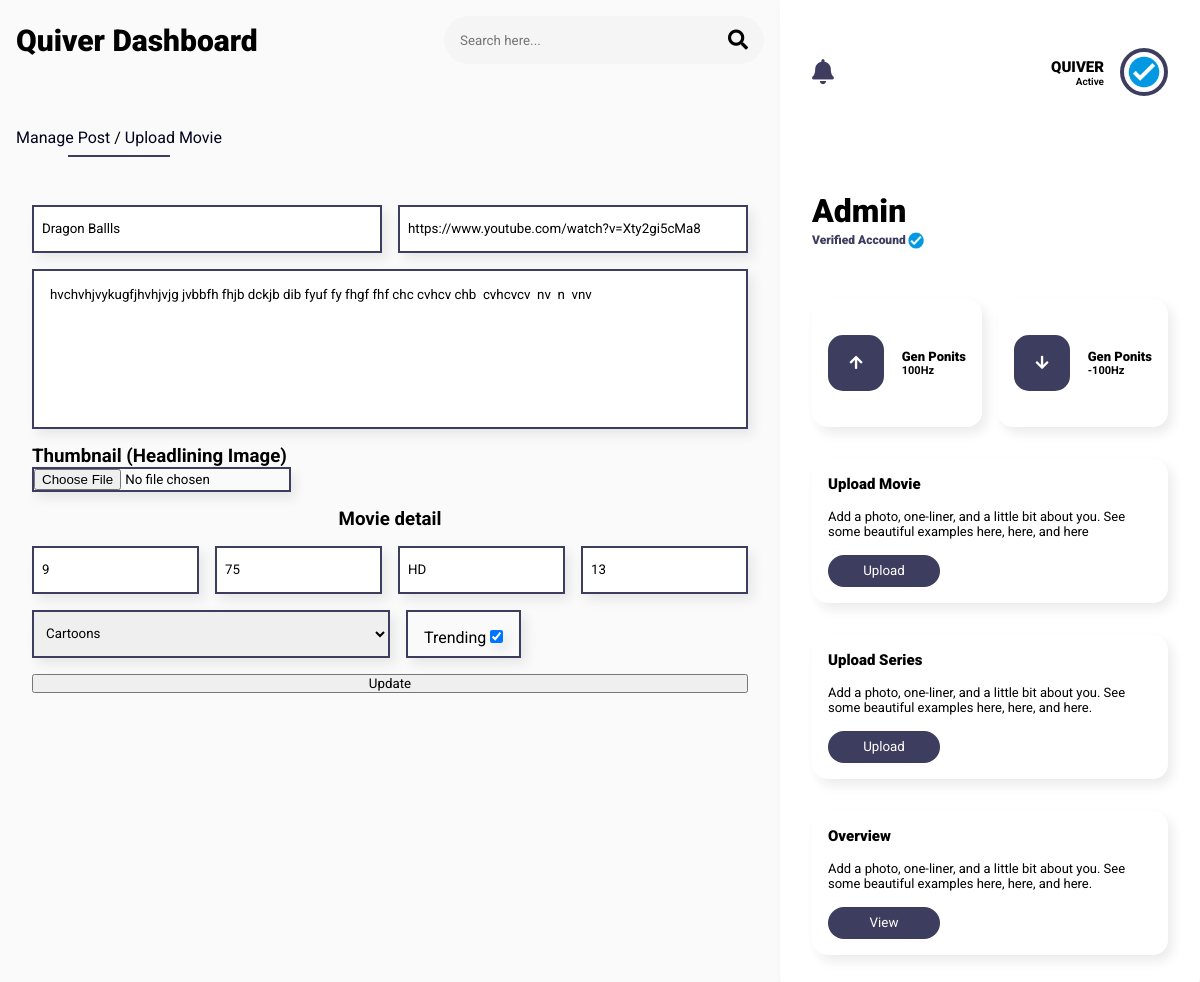
The app's page /admin/edit-post.php?id=18 (signed in) with its own data.
### tables this page shows
CREATE TABLE `movie` (
  `id` int(11) UNSIGNED NOT NULL,
  `title` varchar(255) NOT NULL,
  `link` varchar(300) NOT NULL,
  `body` text NOT NULL,
  `thumbnail` varchar(225) NOT NULL,
  `rate` varchar(10) NOT NULL,
  `time` varchar(10) NOT NULL,
  `vq` varchar(10) NOT NULL,
  `category_id` int(11) NOT NULL,
  `trending` varchar(10) NOT NULL,
  `age` varchar(225) NOT NULL
);

CREATE TABLE `categories` (
  `id` int(10) NOT NULL,
  `title` varchar(100) NOT NULL,
  `description` text NOT NULL
);

### admin/edit-post.php (the view, shortened to what this page needs)
<?php
include ('./includes/header.php');
$query = "SELECT * FROM categories";
$categories = mysqli_query($connection, $query);
if(isset($_GET['id'])){
    $id = filter_var($_GET['id'], FILTER_SANITIZE_NUMBER_INT);
    $movie_query = "SELECT * FROM movie WHERE id=$id";
    $movie_result = mysqli_query($connection, $movie_query);
    $movie = mysqli_fetch_assoc($movie_result);
}else{
    header('location: ' . ROOT_URL . 'manage-post.php');
    die();
}
?>
    <div class="main">
        <div class="main-container">
            <div class="center">
                <div class="padding intro">
                    <h1>Quiver Dashboard</h1>
                    <div class="center-right-nav">
                        <div class="search">
                            <input required type="search" placeholder="Search here...">
                            <i class="fas fa-search"></i>
                        </div>
                    </div>
                </div>
                <div class="padding second-nav">
                    <ul>
                        <li><span><a href="manage-post.php">Manage Post</a> / <a href="upload.php">Upload Movie</a></span><hr></li>
                    </ul>
                </div>
                <form class="upload-form" action="edit-post-logic.php" enctype="multipart/form-data" method="post">
                    <div class="form-container">
                        <div class="form-top">
                            <input value="<?= $movie['title'] ?>" required name="title" type="text" placeholder="Title">
                            <input value="<?= $movie['link'] ?>" required name="link" type="text" placeholder="Video Link">
                        </div>
                        <textarea required name="body"  placeholder="About movie"><?= $movie['body'] ?></textarea>
                        <div class="thub    nail">
                            <h3>Thumbnail (Headlining Image)</h3>
                            <input type="file" name="thumbnail" placeholder="Thumbnail">
                        </div>
                        <div class="movie-little-detail">
                            <h3>Movie detail</h3>
                            <div class="form-top">
                                <input value="<?= $movie['rate'] ?>" required type="number"name="rate" placeholder="Rating on scale of 1 - 10 ">
                                <input value="<?= $movie['time'] ?>" required type="number" name="time" placeholder="Time frame">
                                <input value="<?= $movie['vq'] ?>" required type="text" name="vq" placeholder="HD + or...">
                                <input value="<?= $movie['age'] ?>" required type="number" name="age" placeholder="Age range">
                            </div>
                        </div>
                        <div class="form-bottom">
                            <select name="category_id" >
                                <?php while($category = mysqli_fetch_assoc($categories)) : ?>
                                    <option value="<?= $category['id'] ?>" <?= $movie['category_id'] == $category['id']  ? 'selected' : ''?> ><?= $category['title'] ?></option>
                                <?php endwhile ?>
                            </select>
                            <div class="check-trend">
                                Trending
                                <input type="checkbox" <?= $movie['trending']  ? 'checked' : ''?>  name="trending">
                            </div>
                        </div>
                        <button name="submit" type="submit">
                            Update
                        </button>
                    </div>
                </form>
            </div>
            <?php include ('./includes/aside.php') ?>
</body>
</html>

### admin/css/style.css (style rules this page uses)
* { margin: 0; padding: 0; bottom: 0; text-decoration: none; list-style: none; box-sizing: border-box; top: 0; color: balck; font-family: 'Poppins', sans-serif; font-family: 'Roboto', sans-serif; }
:root { --background-color: rgb(255, 255, 255); --color-danger: rgb(61, 61, 95); --side-color: rgba(2, 2, 30, 0.02); --admin-shadow: 0.3rem 0.4rem 0.7rem rgb(0 0 0 / 8%); }
body { overflow-x: hidden; background: var(--side-color); }
a { color: #02021E; }
.main { width: 100vw; }
.main-container { display: grid; grid-template-columns: 70% 30%; flex-direction: column; justify-content: center; }
.center { display: flex; flex-direction: column; }
.center h1 { font-weight: 900; font-size: 30px; }
.padding { padding: 1rem; }
.intro { display: flex; justify-content: space-between; align-items: center; }
.center-right-nav { display: flex; }
.search { height: 3rem; padding: 1rem; width: 20rem; display: flex; align-items: center; justify-content: space-between; background: var(--side-color); border-radius: 50px; }
.search input { background: none; border: none; outline: none; width: 100%; color: #02021E; }
.search i { font-weight: 900; font-size: 20px; }
.second-nav { display: flex; width: 100%; }
.second-nav ul { width: 100%; display: flex; gap: 5rem; margin-top: 2rem; }
.second-nav li { display: flex; flex-direction: column; gap: 0.5rem; align-items: center; }
.second-nav li hr { background: var(--color-danger); height: 0.1rem; border: none; outline: none; width: 50%; }
@media screen and (max-width: 1300px) { .main-container { width: 100vw; grid-template-columns: 65% 35%; } }
.upload-form { width: 100%; padding: 2rem; display: flex; flex-direction: column; }
.form-container { width: 100%; display: flex; flex-direction: column; gap: 1rem; }
.form-top, .form-bottom { width: 100%; display: flex; gap: 1rem; }
.form-top input { width: 100%; height: 3rem; padding: 0.5rem; }
.upload-form textarea { width: 100%; height: 10rem; resize: none; padding: 1rem; }
.form-bottom { align-items: center; }
.form-bottom select { width: 50%; height: 3rem; padding: 0.5rem; }
.check-trend { height: 3rem; box-shadow: var(--admin-shadow); padding: 1rem; border: 2px solid var(--color-danger); }
.upload-form input, .upload-form select, .upload-form option, .upload-form textarea { outline: none; border: 2px solid var(--color-danger); box-shadow: var(--admin-shadow); }
.movie-little-detail { width: 100%; text-align: center; display: flex; flex-direction: column; gap: 1rem; }

### records on screen
movie: title "Dragon Ballls", link "https://www.youtube.com/watch?v=Xty2gi5cMa8", body "hvchvhjvykugfjhvhjvjg jvbbfh fhjb dckjb dib fyuf fy fhgf fhf chc cvhcv chb cvhcvcv nv n vnv", rate "9", time "75", vq "HD", age "13", category_id "Cartoons", trending "☑"
